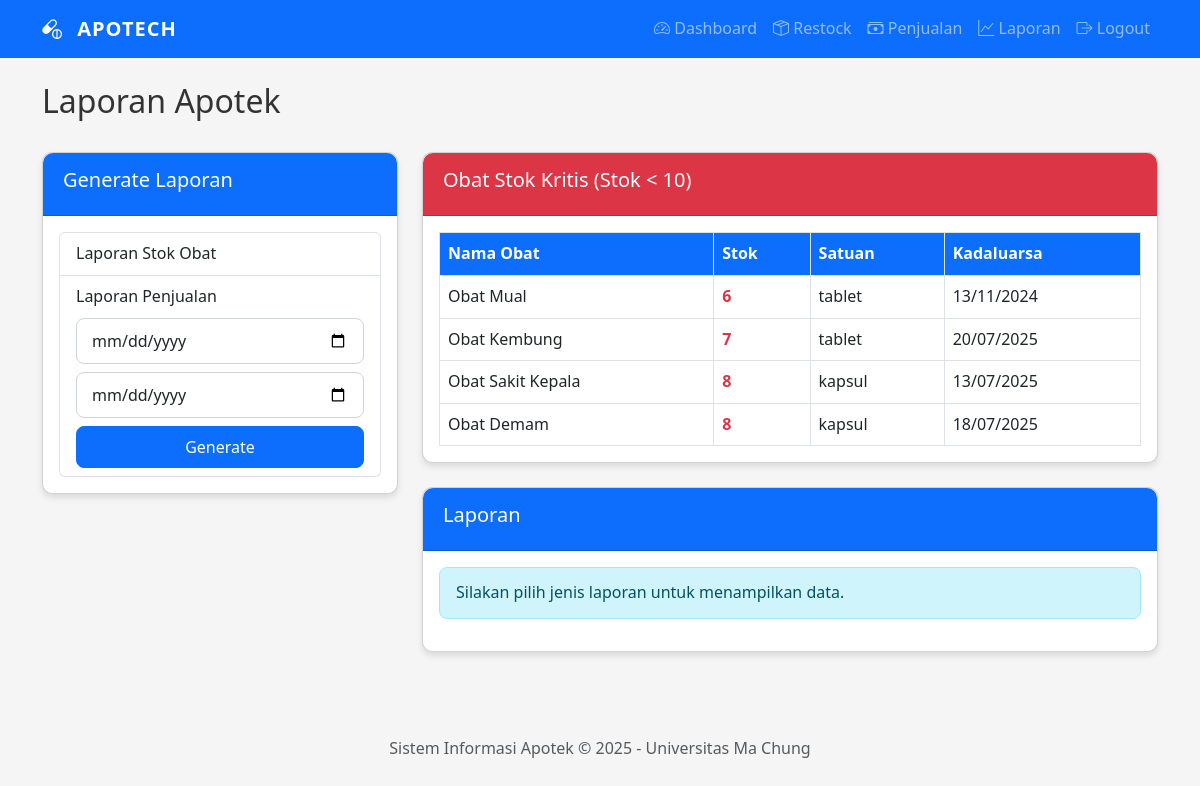
Screenshot of /reports.php (signed in) with the database file from the repository.
### tables this page shows
CREATE TABLE `obat` (
  `obat_id` int NOT NULL,
  `nama_obat` varchar(50) NOT NULL,
  `kategori` varchar(30) NOT NULL,
  `harga_beli` decimal(10,2) NOT NULL,
  `harga_jual` decimal(10,2) NOT NULL,
  `stok` int NOT NULL DEFAULT '0',
  `satuan` varchar(20) NOT NULL,
  `tanggal_kadaluarsa` date NOT NULL,
  `supplier_id` int DEFAULT NULL
);

### includes/auth.php (called while the page is built, shortened)
<?php
function isLoggedIn() {
    return isset($_SESSION['user_id']);
}
?>

### functions/laporan_functions.php (called while the page is built, shortened)
<?php
class LaporanFunctions {
    private $conn;
    public function __construct($conn) {
        $this->conn = $conn;
    }
    public function getObatKritis() {
        $stmt = $this->conn->prepare("
            SELECT
                o.*,
                s.nama_supplier
            FROM obat o
            LEFT JOIN supplier s ON o.supplier_id = s.supplier_id
            WHERE o.stok < 10
            ORDER BY o.stok ASC
        ");
        $stmt->execute();
        return $stmt->get_result()->fetch_all(MYSQLI_ASSOC);
    }
}
?>

### reports.php (the view, shortened to what this page needs)
<?php
require_once 'includes/auth.php';
require_once 'functions/laporan_functions.php';
$laporan = new LaporanFunctions($conn);
try {
    $obatKritis = $laporan->getObatKritis();
} catch (Exception $e) {
    echo "<div class='alert alert-danger'>Error: " . htmlspecialchars($e->getMessage()) . "</div>";
    error_log("Laporan error: " . $e->getMessage());
    $obatKritis = [];
    $obatKadaluarsa = [];
}
$reportData = $_SESSION['report_data'] ?? [];
$reportTitle = $_SESSION['report_title'] ?? 'Laporan';
?>
<?php include 'includes/header.php'; ?>
<div class="row mb-4">
    <link rel="stylesheet" href="css/style.css">
    <div class="col-md-6">
        <h2>Laporan Apotek</h2>
    </div>
    <div class="col-md-6 text-end">
    </div>
</div>
<div class="row">
    <div class="col-md-4">
        <div class="card mb-4">
            <div class="card-header">
                <h5>Generate Laporan</h5>
            </div>
            <div class="card-body">
                <div class="list-group">
                    <a href="processes/report_process.php?generate_stock_report"
                       class="list-group-item list-group-item-action">
                        Laporan Stok Obat
                    </a>
                    <form action="processes/report_process.php" method="GET" class="list-group-item">
                        <label class="form-label">Laporan Penjualan</label>
                        <div class="row g-2 mb-2">
                            <div class="col">
                                <input type="date" name="start_date" class="form-control" required>
                            </div>
                            <div class="col">
                                <input type="date" name="end_date" class="form-control" required>
                            </div>
                        </div>
                        <button type="submit" class="btn btn-primary w-100">Generate</button>
                    </form>
                </div>
            </div>
        </div>
    </div>
    <div class="col-md-8">
        <div class="card mb-4">
            <div class="card-header bg-danger text-white">
                <h5>Obat Stok Kritis (Stok < 10)</h5>
            </div>
            <div class="card-body">
                <table class="table table-bordered">
                    <thead>
                        <tr>
                            <th>Nama Obat</th>
                            <th>Stok</th>
                            <th>Satuan</th>
                            <th>Kadaluarsa</th>
                        </tr>
                    </thead>
                    <tbody>
                        <?php foreach ($obatKritis as $obat): ?>
                        <tr>
                            <td><?= htmlspecialchars($obat['nama_obat']) ?></td>
                            <td class="text-danger fw-bold"><?= $obat['stok'] ?></td>
                            <td><?= htmlspecialchars($obat['satuan']) ?></td>
                            <td><?= date('d/m/Y', strtotime($obat['tanggal_kadaluarsa'])) ?></td>
                        </tr>
                        <?php endforeach; ?>
                    </tbody>
                </table>
            </div>
        </div>
        <div class="card">
            <div class="card-header">
                <h5><?= htmlspecialchars($reportTitle) ?></h5>
            </div>
            <div class="card-body">
                <?php if (!empty($reportData)): ?>
                    <div class="table-responsive">
                        <table class="table table-striped">
                            <thead>
                                <tr>
                                    <?php foreach (array_keys($reportData[0]) as $header): ?>
                                        <th><?= htmlspecialchars(ucwords(str_replace('_', ' ', $header))) ?></th>
                                    <?php endforeach; ?>
                                </tr>
                            </thead>
                            <tbody>
                                <?php foreach ($reportData as $row): ?>
                                    <tr>
                                        <?php foreach ($row as $value): ?>
                                            <td>
                                                <?= is_numeric($value) ? number_format($value, 0, ',', '.') : htmlspecialchars($value) ?>
                                            </td>
                                        <?php endforeach; ?>
                                    </tr>
                                <?php endforeach; ?>
                            </tbody>
                        </table>
                    </div>
                <?php else: ?>
                    <div class="alert alert-info">
                        Silakan pilih jenis laporan untuk menampilkan data.
                    </div>
                <?php endif; ?>
            </div>
        </div>
    </div>
</div>
<?php include 'includes/footer.php'; ?>

### includes/header.php (shortened to what this page needs)
<!DOCTYPE html>
<html lang="id">
<head>
    <link href="https://cdn.jsdelivr.net/npm/bootstrap@5.3.0/dist/css/bootstrap.min.css" rel="stylesheet">
    <link rel="stylesheet" href="https://cdn.jsdelivr.net/npm/bootstrap-icons@1.10.0/font/bootstrap-icons.css">
    <link rel="stylesheet" href="../css/style.css">
</head>
<body>
    <nav class="navbar navbar-expand-lg navbar-dark bg-primary">
        <div class="container">
            <a class="navbar-brand" href="dashboard.php">
                <i class="bi bi-capsule-pill"></i> APOTECH
            </a>
            <div class="collapse navbar-collapse" id="navbarNav">
                <ul class="navbar-nav ms-auto">
                    <?php if (isLoggedIn()): ?>
                        <li class="nav-item">
                            <a class="nav-link" href="dashboard.php"><i class="bi bi-speedometer2"></i> Dashboard</a>
                        </li>
                        <li class="nav-item">
                            <a class="nav-link" href="restock.php"><i class="bi bi-box-seam"></i> Restock</a>
                        </li>
                        <li class="nav-item">
                            <a class="nav-link" href="sales.php"><i class="bi bi-cash-stack"></i> Penjualan</a>
                        </li>
                        <?php if ($_SESSION['role'] === 'admin'): ?>
                            <li class="nav-item">
                                <a class="nav-link" href="reports.php"><i class="bi bi-graph-up"></i> Laporan</a>
                            </li>
                        <?php endif; ?>
                        <li class="nav-item">
                            <a class="nav-link" href="logout.php"><i class="bi bi-box-arrow-right"></i> Logout</a>
                        </li>
                    <?php endif; ?>
                </ul>
            </div>
        </div>
    </nav>
    <div class="container mt-4">

### includes/footer.php (shortened to what this page needs)
        <footer class="mt-5 py-3 text-center text-muted">
            <p>Sistem Informasi Apotek &copy; <?= date('Y') ?> - Universitas Ma Chung</p>
        </footer>
    </div>
</body>
</html>

### assets/css/style.css (style rules this page uses)
:root { --primary: #0d6efd; --secondary: #6c757d; --success: #198754; --danger: #dc3545; --warning: #ffc107; --light: #f8f9fa; --dark: #212529; }
body { font-family: "Segoe UI", Tahoma, Geneva, Verdana, sans-serif; background-color: #f5f5f5; color: #333; line-height: 1.6; }
.navbar-brand { font-weight: 700; letter-spacing: 1px; }
.navbar-brand i { margin-right: 8px; }
.nav-link { font-weight: 500; }
.card { border-radius: 10px; box-shadow: 0 4px 6px rgba(0, 0, 0, 0.1); transition: transform 0.3s ease; margin-bottom: 20px; }
.card-header { background-color: var(--primary); color: white; border-radius: 10px 10px 0 0 !important; padding: 15px 20px; }
.table { margin-bottom: 0; }
.table thead th { background-color: var(--primary); color: white; border-bottom: none; }
.btn { border-radius: 8px; padding: 8px 16px; font-weight: 500; transition: all 0.3s ease; }
.btn-primary { background-color: var(--primary); border-color: var(--primary); }
.form-control, .form-select { border-radius: 8px; padding: 10px 15px; border: 1px solid #ced4da; transition: border-color 0.3s ease; }
.alert { border-radius: 8px; padding: 12px 16px; }

### rows the page displays
obat: nama_obat "Obat Mual", stok "6", satuan "tablet", tanggal_kadaluarsa "13/11/2024"
obat: nama_obat "Obat Kembung", stok "7", satuan "tablet", tanggal_kadaluarsa "20/07/2025"
obat: nama_obat "Obat Sakit Kepala", stok "8", satuan "kapsul", tanggal_kadaluarsa "13/07/2025"
obat: nama_obat "Obat Demam", stok "8", satuan "kapsul", tanggal_kadaluarsa "18/07/2025"

### other values shown
$reportTitle "Laporan"
